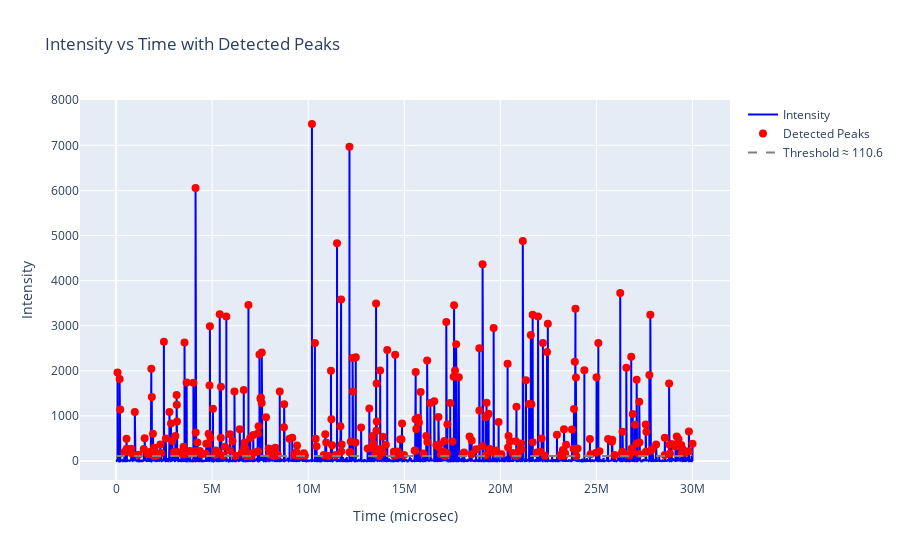

Notebook cell for this chart:
### Code cell
toa_microsec = np.load("toa_microsec.npy")
peak_times, peak_heights = detect_peaks(toa_microsec, bin_width=600)

### Figure 1 — Plotly figure (JSON) as saved in the notebook; plotly's stock layout.template omitted (floating-point values rounded to 4 significant figures; data arrays with more than 128 entries replaced by an {"elided": "..."} marker saying what was removed)
{"data": [{"line": {"color": "blue"}, "mode": "lines", "name": "Intensity", "type": "scatter", "x": {"elided": "50004 float values"}, "y": {"elided": "50004 int values"}}, {"marker": {"color": "red", "size": 8}, "mode": "markers", "name": "Detected Peaks", "type": "scatter", "x": {"elided": "330 float values"}, "y": {"elided": "330 int values"}}, {"line": {"color": "gray", "dash": "dash"}, "mode": "lines", "name": "Threshold ≈ 110.6", "type": "scatter", "x": [300, 30002100], "y": [110.6, 110.6]}], "layout": {"showlegend": true, "title": {"text": "Intensity vs Time with Detected Peaks"}, "xaxis": {"title": {"text": "Time (microsec)"}}, "yaxis": {"title": {"text": "Intensity"}}}}
